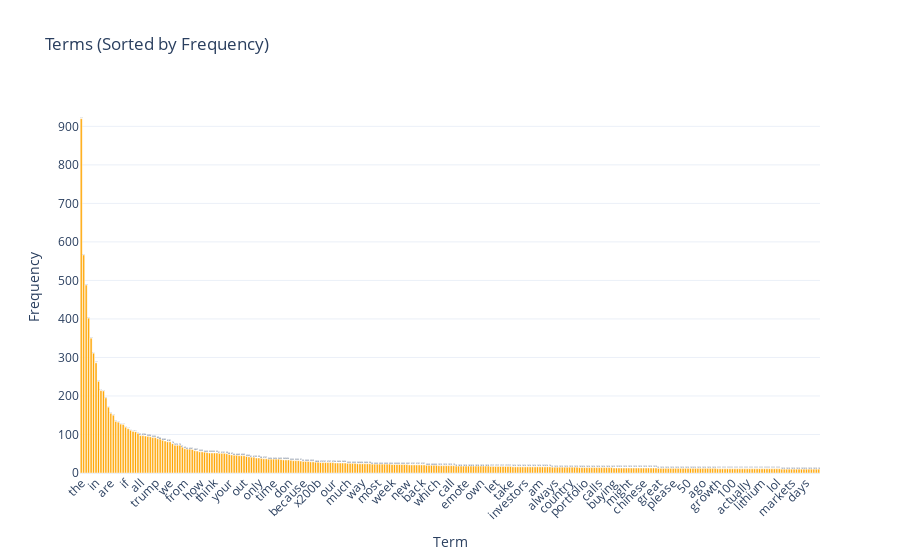

The cell this chart's notebook holds for it:
### Markdown cell above
### >>> **Exercise 14 :**

### Code cell
###Exercise 14:sort the terms on the `x-axis` by frequency instead of in alphabetical order
fig = px.bar(
    df_top.head(300),
    x="term",
    y="frequency",
    text="frequency",
    title="Terms (Sorted by Frequency)",
    labels={"term": "Term", "frequency": "Frequency"}
)

fig.update_traces(textposition="outside", marker_color="orange")
fig.update_layout(xaxis_tickangle=-45, template="plotly_white")
fig.show()

### Figure 1 — Plotly figure (JSON) as saved in the notebook; plotly's stock layout.template omitted (floating-point values rounded to 4 significant figures; data arrays with more than 128 entries replaced by an {"elided": "..."} marker saying what was removed)
{"data": [{"hovertemplate": "Term=%{x}<br>Frequency=%{text}<extra></extra>", "legendgroup": "", "marker": {"color": "orange", "pattern": {"shape": ""}}, "name": "", "orientation": "v", "showlegend": false, "text": {"elided": "300 float values"}, "textposition": "outside", "type": "bar", "x": {"elided": "300 str values"}, "xaxis": "x", "y": {"elided": "300 int values"}, "yaxis": "y"}], "layout": {"barmode": "relative", "legend": {"tracegroupgap": 0}, "title": {"text": "Terms (Sorted by Frequency)"}, "xaxis": {"anchor": "y", "domain": [0, 1], "tickangle": -45, "title": {"text": "Term"}}, "yaxis": {"anchor": "x", "domain": [0, 1], "title": {"text": "Frequency"}}}}
